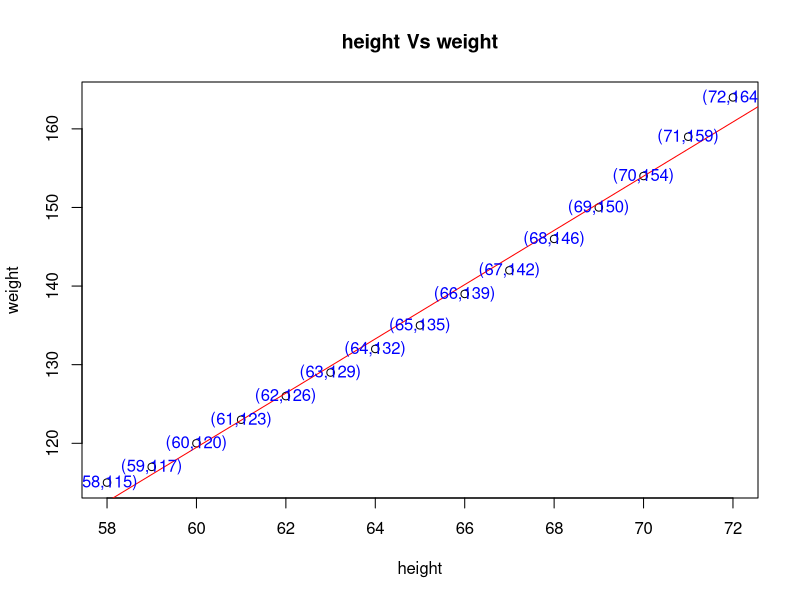
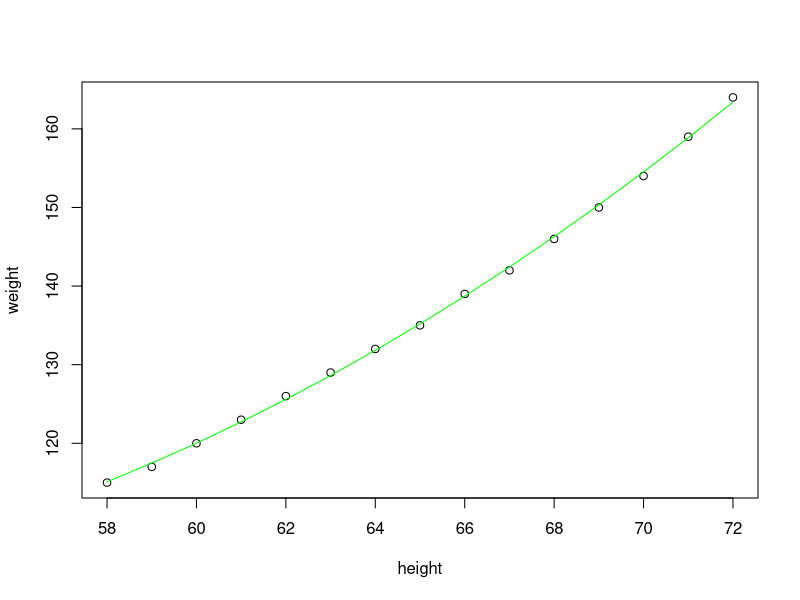
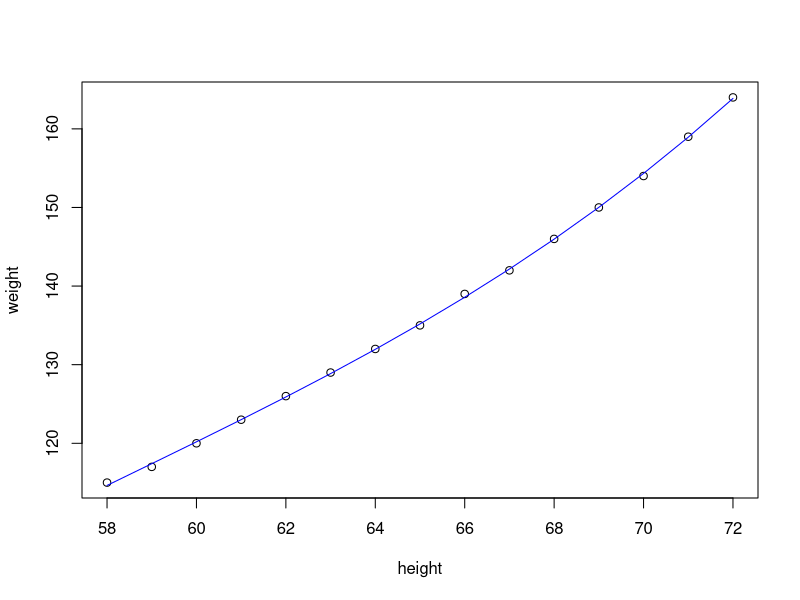
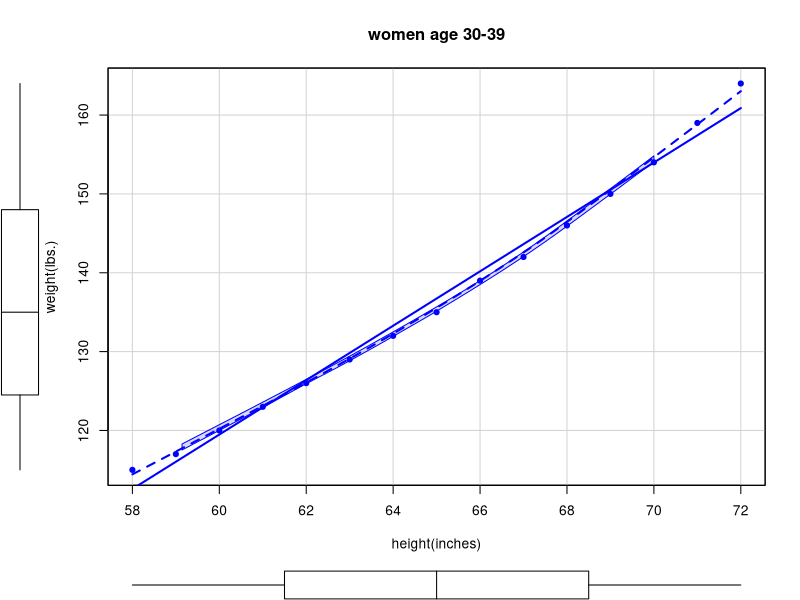

Recreate these plots in R, in order.
data(women)
women
nrow(women)
attach(women)
cor.test(weight,height,data=women)
class(women)
fit=lm(weight~height,data=women)
fit
summary(fit)#residuals =summary(yi-yh)
plot(height,weight,main="height Vs weight")
abline(fit,col="red")
text(height,weight,labels=paste0('(',height,',',weight,')'),col="blue")
fitted(fit)#predicted values


(fit2=lm(weight~height+I(height^2),data=women))
summary(fit2)
plot(height,weight)
lines(height,fitted(fit2),col="green")

fit3=lm(weight~height+I(height^2)+I(height^3),data=women)
fit3
summary(fit3)
plot(height,weight)
lines(height,fitted(fit3),col="blue")


library(car)
car::scatterplot(weight~height,data=women,spread=FALSE,lty.smooth=2,pch=19,main="women age 30-39",xlab="height(inches)",ylab="weight(lbs.)")
?car::scatterplot
